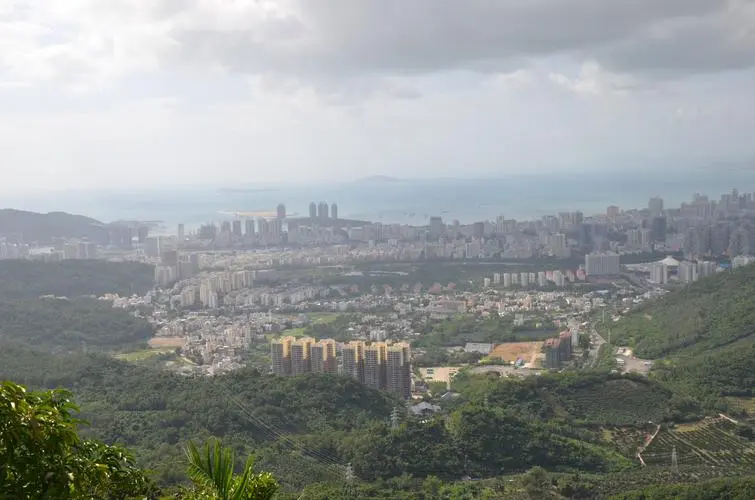
#> input picture city.jpg, 755 x 500 px
$ python simple_thresholding.py --image city.jpg
#> lines starting #> are read from the running program, lines starting #| are printed output that depends on the picture; after the words box and inside, x2 and y2 are one past the last pixel; in counts of white or black regions, pixels touching at a corner belong together
import numpy as np
import argparse
import cv2

ap = argparse.ArgumentParser()
ap.add_argument("-i", "--image", required=True, help = "Path to the image")
args = vars(ap.parse_args())

image = cv2.imread(args["image"])
#> image is the input picture: shape (500, 755, 3); mean B, G, R 149.4, 150.9, 146.2
image = cv2.cvtColor(image, cv2.COLOR_BGR2GRAY)
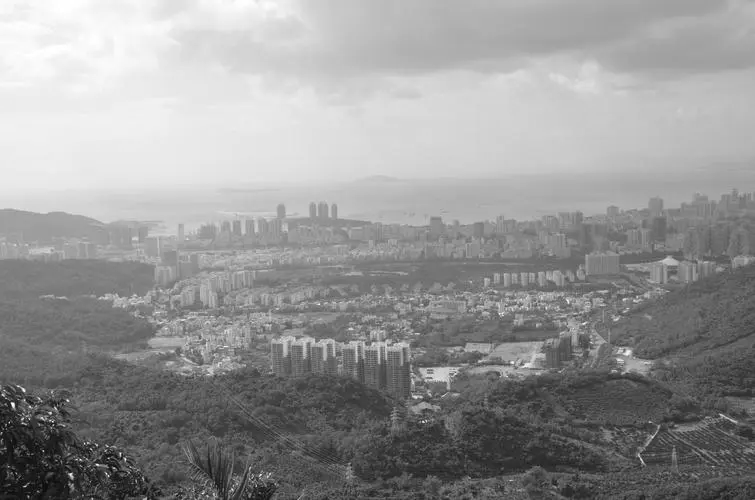
#> image: shape (500, 755); min 2, max 255, mean 149.4
blurred = cv2.GaussianBlur(image, (5,5), 0)
cv2.imshow("Image", image)

threshold = 125

(T, thresh) = cv2.threshold(blurred, threshold, 255, cv2.THRESH_BINARY)
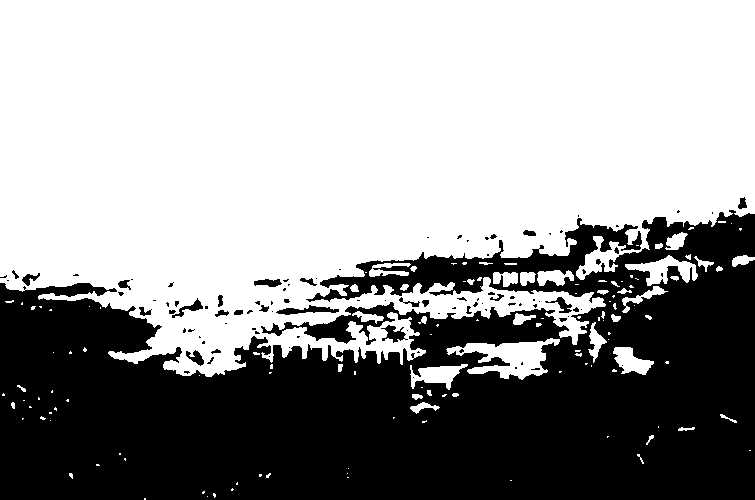
#> thresh: shape (500, 755); 60.5% white; 100 black regions (70 under 20 px), largest, box (x1, y1, x2, y2) and area: (0, 210, 755, 500) 146503, (276, 305, 339, 315) 294, (381, 325, 408, 343) 225
#> T = 125
cv2.imshow("Threshold Binary", thresh)

(T, threshInv) = cv2.threshold(blurred, threshold,255,cv2.THRESH_BINARY_INV)
cv2.imshow("Threshold Binary Inverse", threshInv)

cv2.imshow("Coins", cv2.bitwise_and(image, image, mask=threshInv))
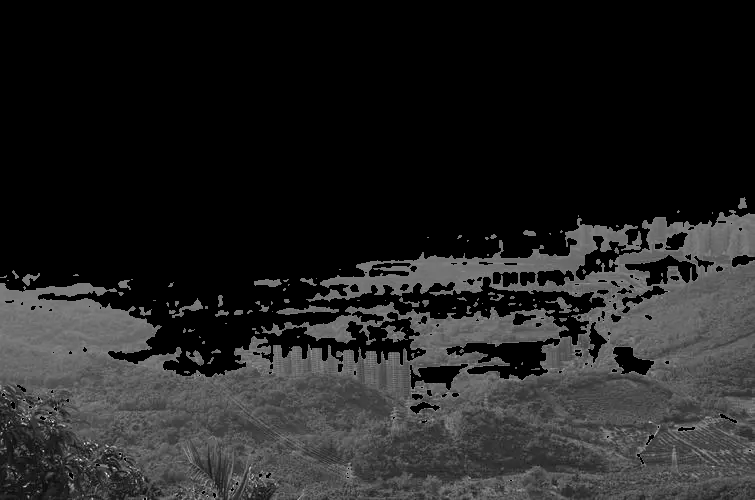
#> window 'Coins': shape (500, 755); min 0, max 249, mean 34.6
cv2.waitKey(0)
